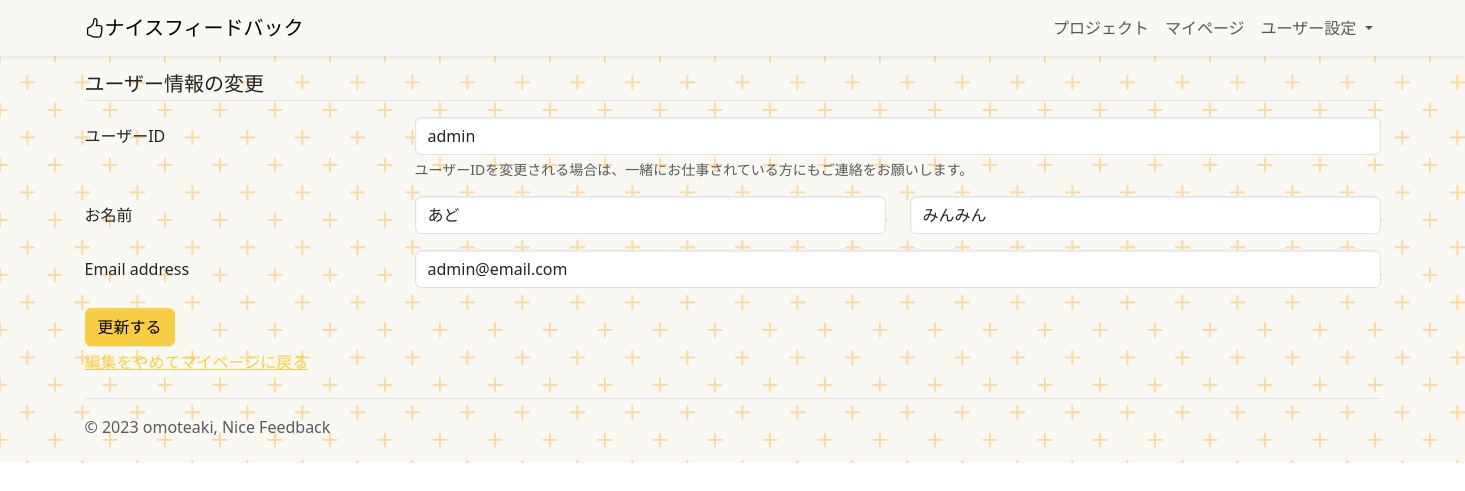
Page /account/user-data/1 (signed in) on the committed database.
### account/models.py (models this page shows)
class CustomUser(AbstractUser):
    pass

### account/views.py (the view, shortened to what this page needs)
class UserUpdate(UpdateView):
    model = CustomUser
    fields = (
        "username",
        "last_name",
        "first_name",
        "email",
    )
    template_name = "user_update.html"
    success_url = reverse_lazy("project:index")

### account/templates/user_update.html (shortened to what this page needs)
{% extends "base.html" %}
{% load widget_tweaks %}
{% block contents %}
<div class="container">
  <div class="d-flex border-bottom mb-3">
    <h5 class="mb-1">
      ユーザー情報の変更
    </h5>
  </div>
  <form method="post">
    <div class="row mb-3">
      <label class="col-sm-3 col-form-label" for="{{form.username.id_for_label}}">ユーザーID</label>
      <div class="col-sm-9">
        {% render_field form.username class="form-control" %}
      </div>
      <div class="form-text offset-sm-3">ユーザーIDを変更される場合は、一緒にお仕事されている方にもご連絡をお願いします。</div>
    </div>
    <div class="row mb-3">
      <label class="col-sm-3 col-form-label" for="">お名前</label>
      <div class="col">
        <div class="">
          {% render_field form.last_name class="form-control" %}
        </div>
      </div>
      <div class="col">
        <div class="">
          {% render_field form.first_name class="form-control" %}
        </div>
      </div>
    </div>
    <div class="row mb-3">
      <label class="col-sm-3 col-form-label" for="{{form.email.id_for_label}}">{{form.email.label}}</label>
      <div class="col-sm-9">
        {% render_field form.email class="form-control" required="required" %}
      </div>
    </div>
    <button type="submit" class="btn btn-primary">更新する</button>
  </form>
  <br>
  <p><a href="{% url "account:mypage" request.user.pk %}">
    編集をやめてマイページに戻る</a>
  </p>
</div>
{% endblock %}

### static/css/style.css (style rules this page uses)
body { position: relative; }

### rows in the picture
CustomUser: username "admin", last_name "あど", first_name "みんみん", email "admin@email.com"
